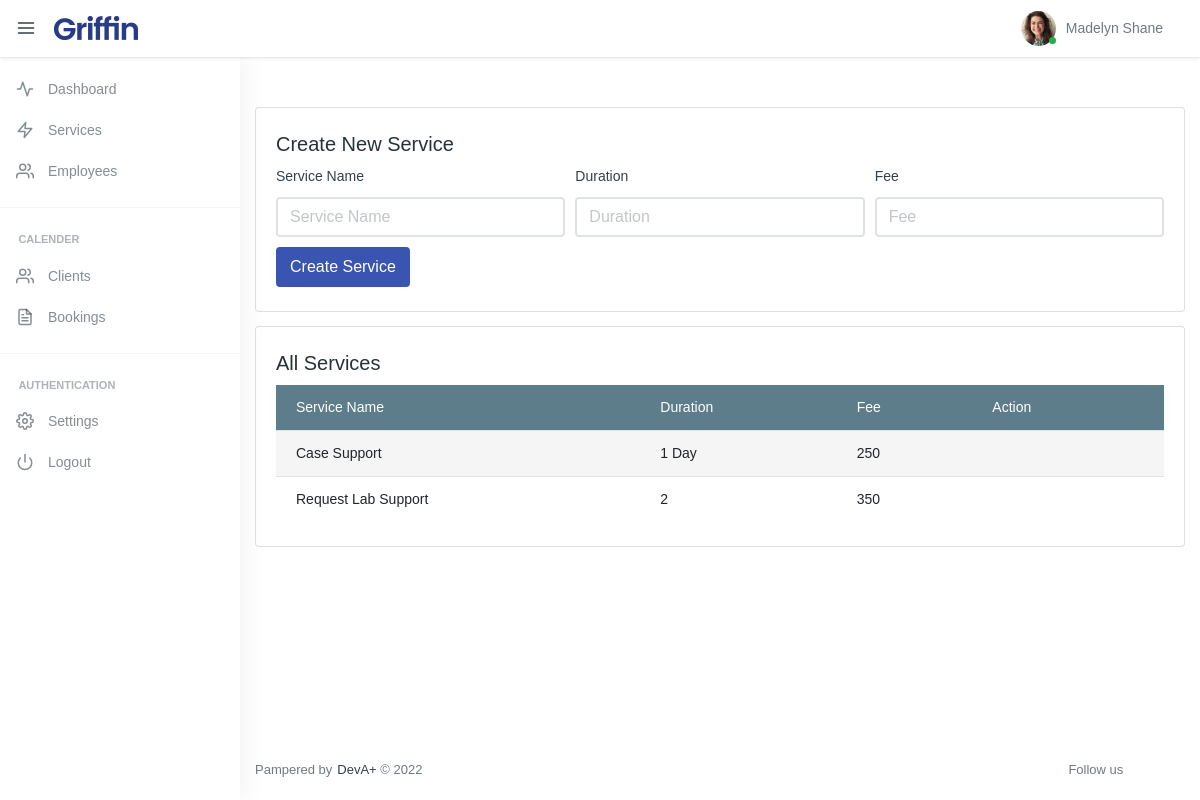
Page /services/ on the committed database.
### Calendly/models.py (models this page shows, shortened)
class Service(models.Model):
    service_name = models.CharField(max_length=500)
    duration = models.CharField(max_length=100, null=True, blank=True)
    fee = models.CharField(max_length=100, null=True, blank=True)
    class Meta:
        verbose_name = "Service"
        verbose_name_plural = "Services"

### Calendly/views.py (the view, shortened to what this page needs)
# urls.py: path('services/', views.services, name="services"),
def services(request):
    all_services = Service.objects.all()
    context = {
        "services": all_services
    }
    return render(request, template_name="administration/services.html", context=context)

### templates/administration/services.html (shortened to what this page needs)
{% extends 'bases/base.html' %}
{% load static %}
{% block main_content %}
    <div class="container-fluid mt-xl-50 mt-sm-30 mt-15">
        <div class="row">
            <div class="col-xl-12">
                <section class="hk-sec-wrapper">
                    <h5 class="hk-sec-title">Create New Service</h5>
                    <div class="row">
                        <div class="col-sm">
                            <form class="needs-validation" method="post" novalidate="">
                                <div class="form-row">
                                    <div class="col-md-4 mb-10">
                                        <label for="service_name">Service Name</label>
                                        <input type="text" class="form-control" id="service_name" name="service_name"
                                               placeholder="Service Name" required="">
                                    </div>
                                    <div class="col-md-4 mb-10">
                                        <label for="duration">Duration</label>
                                        <input type="text" class="form-control" id="duration" name="duration"
                                               placeholder="Duration" required="">
                                    </div>
                                    <div class="col-md-4 mb-10">
                                        <label for="fee">Fee</label>
                                        <input type="text" class="form-control" id="fee" name="fee"
                                               placeholder="Fee" required="">
                                    </div>
                                </div>
                                <button class="btn btn-primary" type="submit">Create Service</button>
                            </form>
                        </div>
                    </div>
                </section>
                <section class="hk-sec-wrapper">
                    <h5 class="hk-sec-title">All Services</h5>
                    <div class="row">
                        <div class="col-sm">
                            <div class="table-wrap">
                                <div class="table-responsive">
                                    <table class="table table-striped mb-0">
                                        <thead class="thead-active">
                                        <tr>
                                            <th>Service Name</th>
                                            <th>Duration</th>
                                            <th>Fee</th>
                                            <th>Action</th>
                                        </tr>
                                        </thead>
                                        <tbody>
                                        {% for service in services %}
                                            <tr>
                                                <td>{{ service.service_name }}</td>
                                                <td>
                                                    {{ service.duration }}
                                                </td>
                                                <td>{{ service.fee }}</td>
                                                <td>
                                                    <a href="#" class="mr-25" data-toggle="tooltip"
                                                       data-original-title="Edit"> <i class="icon-pencil"></i> </a>
                                                    <a href="#" data-toggle="tooltip"
                                                       data-original-title="Close"> <i
                                                            class="icon-trash txt-danger"></i>
                                                    </a>
                                                </td>
                                            </tr>
                                        {% endfor %}
                                        </tbody>
                                    </table>
                                </div>
                            </div>
                        </div>
                    </div>
                </section>
            </div>
        </div>
    </div>
{% endblock main_content %}

### rows in the picture
Service: service_name "Case Support", duration "1 Day", fee "250"
Service: service_name "Request Lab Support", duration "2", fee "350"
